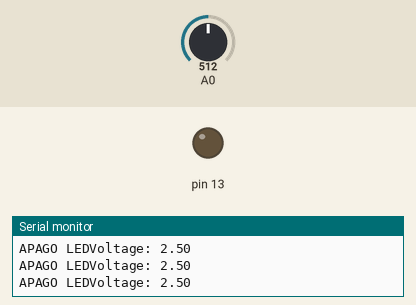
The sketch below on a simulated Arduino Uno, built with avr-gcc and run on an emulated ATmega328P. Shown: output pins drawn as LEDs (lit = HIGH), the last lines printed to the serial monitor. Inputs (shaded band) come from the test bench; at power-on: A0 = 512.

Above: at 1.2 s.
1.3 s: A0 set to 805
4.3 s: A0 set to 826
At 4.7 s:
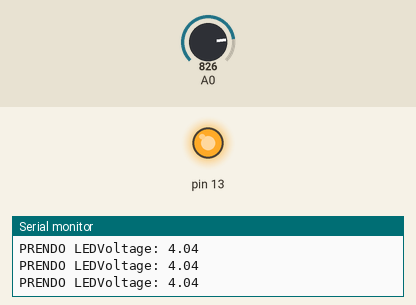
5.8 s: A0 set to 716
At 6.2 s:
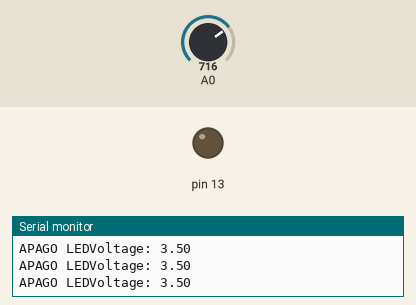
Timing chart, 0 to 8.8 s (numbered marks = the images above; inputs shaded):
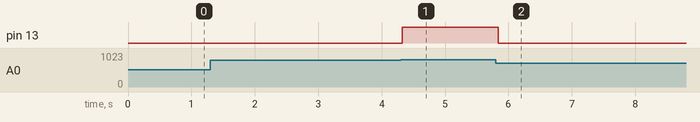

The sketch:

ReadAnalogVoltage.ino
```cpp
void setup() {
  // initialize serial communication at 9600 bits per second:
  Serial.begin(9600);
  pinMode(13, OUTPUT);
}

// the loop routine runs over and over again forever:
void loop() {
  // read the input on analog pin 0:
  int sensorValue = analogRead(A0);
  // Convert the analog reading (which goes from 0 - 1023) to a voltage (0 - 5V):
  float voltage = sensorValue * (5.0 / 1023.0);
  // print out the value you read:
  Serial.print("Voltage: ");
  Serial.println(voltage);
  if(voltage > 4){
    digitalWrite(13, HIGH);
    Serial.print("PRENDO LED");
    }
   else{
    digitalWrite(13, LOW);
    Serial.print("APAGO LED");
    }
  delay(100);
}
```

Measured:
- the behaviour switches between 818 and 819 on A0 (found by bisection; images 0 and 1)
- after the input at 4.3 s, pin 13: LOW → HIGH at once
- after the input at 5.8 s, pin 13: HIGH → LOW at once
